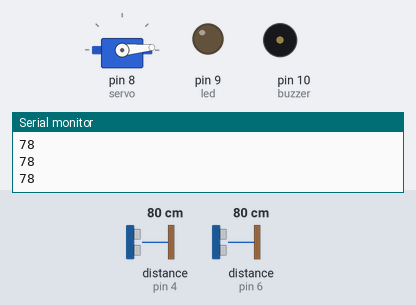
A sketch run on a simulated Arduino Uno, built with avr-gcc and run on an emulated ATmega328P. Shown: servo, output pins drawn as LEDs (lit = HIGH), buzzer (waves = sounding), the last lines printed to the serial monitor. Wiring (inferred from the names in the program): 2 × ultrasonic range finder: trigger pin 5, echo pin 4 / trigger pin 7, echo pin 6. The inputs (shaded band) are chosen by the test bench; at power-on: distance to the obstacle (sensors on pin 4, pin 6) 80 cm. The echo pulse lasts 58.3 µs per cm; pins used as bus, display or sensor lines are not drawn.

Above: at 1.2 s.
1.3 s: distance to the obstacle (sensor on pin 4) set to 8 cm
2.8 s: distance to the obstacle (sensor on pin 4) set to 5 cm
At 5.6 s:
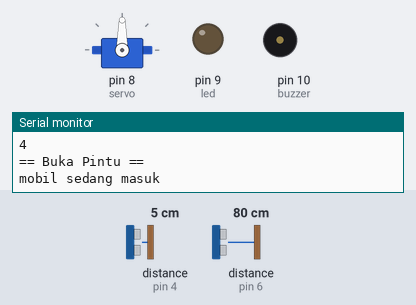
5.8 s: distance to the obstacle (sensor on pin 6) set to 13 cm
8.8 s: distance to the obstacle (sensor on pin 6) set to 10 cm
At 9.23 s:
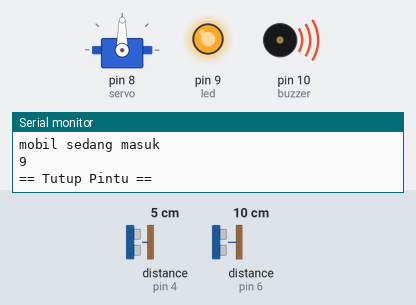
14.8 s: distance to the obstacle (sensor on pin 4) set to 9 cm
At 15.56 s:
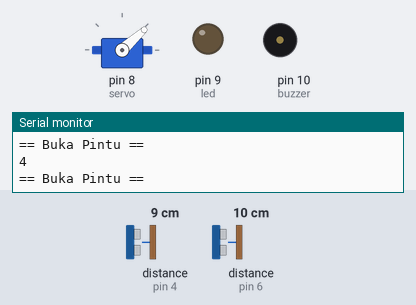
Timing chart, 0 to 17.8 s (numbered marks = the images above; inputs shaded):
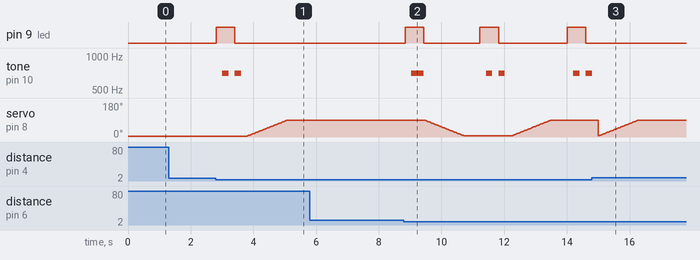

The sketch:

Code_Garasi_Otomatis.ino
```cpp
/*
 Code by RADEARSR www.rsrprojek.epizy.com
 ___________________________________________
 |Pin ARDUINO | Pin HC04-SR | Pin LAMPU LED |
 |            |             |               |
 |            |             |               |
 |            |             |               |
 |            |             |               |
 |            |             |               |
 |            |             |               |
 |            |             |               |

*/

#include <Servo.h>
Servo servo;


// Initialize Outdoor Sensor HC04-SR
const int oEchoPin = 4;
const int oTrigPin = 5;

// Initialize Indoor Sensor HC04-SR
const int iEchoPin = 6;
const int iTrigPin = 7;

// Initialize Buzzer & Led
const int led    = 9;
const int buzzer = 10;

// Variabel for result distance sensor
int outdoorSensor;
int indoorSensor;

int pos;


void setup() {
  servo.attach(8);
  servo.write(5);

  pinMode(oTrigPin, OUTPUT);
  pinMode(oEchoPin, INPUT);

  pinMode(iTrigPin, OUTPUT);
  pinMode(iEchoPin, INPUT);

  pinMode(led, OUTPUT);
  pinMode(buzzer, OUTPUT);

  Serial.begin(9600);
}

void loop() {

  int outdoorSensor = distanceCalc(oTrigPin, oEchoPin);

  int indoorSensor  = distanceCalc(iTrigPin, iEchoPin);

  Serial.println(outdoorSensor);

  if( outdoorSensor > 0 && outdoorSensor < 6 ){

    Serial.println("== Buka Pintu ==");
    openDoor();

    delay(500);

    while( indoorSensor >= 10 ){
        Serial.println("mobil sedang masuk");

        indoorSensor = distanceCalc(iTrigPin, iEchoPin);
        Serial.println(indoorSensor);

        if( indoorSensor <= 10 ){

          Serial.println("== Tutup Pintu ==");
          closeDoor();
          delay(500);
          Serial.println("Mobil sudah terparkir...");
          break;

        }

    }

  }

  else if( indoorSensor > 0 && indoorSensor < 10 ){

    Serial.println("Mobil berada didalam garasi");

    while( indoorSensor <= 10 ) {

      Serial.println("Mobil masih digarasi");

      Serial.println(indoorSensor);

      indoorSensor = distanceCalc(iTrigPin, iEchoPin);

      if( indoorSensor == 10 ){

        Serial.println("== Buka Pintu ==");
        openDoor();
        delay(500);
        Serial.println("Mobil terdeteksi sedang keluar");
        break;

      }

    }

    while( outdoorSensor > 5 ){

      Serial.println("Mobil sedang keluar");

      outdoorSensor = distanceCalc(oTrigPin, oEchoPin);

      Serial.println(outdoorSensor);

      if( outdoorSensor > 0 && outdoorSensor <= 6 ){

        Serial.println("== Tutup Pintu ==");

        Serial.println("Mobil sudah keluar garasi");
        delay(2000);
        closeDoor();
        delay(500);
        break;

      }

    }

  }

}


void openDoor(){
    digitalWrite(led, HIGH);
    delay(200);
    tone(buzzer, 700);
    delay(200);
    noTone(buzzer);
    delay(200);
    digitalWrite(led, LOW);
    tone(buzzer, 700);
    delay(200);
    noTone(buzzer);
    delay(200);

    for (pos = 6; pos <= 90; pos += 1) {
    servo.write(pos);
    delay(15);
  }
}


void closeDoor(){
    digitalWrite(led, HIGH);
    delay(200);
    tone(buzzer, 700);
    delay(400);
    digitalWrite(led, LOW);
    noTone(buzzer);

    for (pos = 90; pos >= 6; pos -= 1) {
    servo.write(pos);
    delay(15);
  }
}


int distanceCalc(int trig, int echo){
    digitalWrite(trig, LOW);
    delayMicroseconds(2);

    digitalWrite(trig, HIGH);
    delayMicroseconds(10);
    digitalWrite(trig, LOW);

    int duration  = pulseIn(echo, HIGH);
    int distance = duration * 0.034 / 2;

    return distance;

}
```

Measured:
- the behaviour switches between 7 and 6 cm on distance to the obstacle (sensor on pin 4) (found by bisection; images 0 and 1)
- the behaviour switches between 12 and 11 cm on distance to the obstacle (sensor on pin 6) (found by bisection; images 1 and 2)
- after the input at 2.8 s, pin 9 (led): LOW → HIGH at once, → LOW 0.60 s later; tone on pin 10 (buzzer): alternates 700 Hz for 0.20 s and silent for 0.20 s, 4 changes in all, then stays silent, starting after 0.21 s; servo on pin 8 (servo): moves from 5° to 90° over 1.3 s, starting after 1.0 s
- after the input at 8.8 s, pin 9 (led): goes HIGH 0.60 s, LOW 1.8 s, HIGH 0.60 s, LOW 2.2 s, HIGH 0.60 s, then LOW, starting at once; tone on pin 10 (buzzer): plays 700 Hz for 0.40 s, 700 Hz for 0.20 s, 700 Hz for 0.20 s, 700 Hz for 0.20 s, 700 Hz for 0.19 s, starting after 0.24 s
- after the input at 14.8 s, pin 9 (led): stays LOW (without the input it goes to HIGH after 2.0 s); tone on pin 10 (buzzer): goes on until 14.8 s, then stays silent; servo on pin 8 (servo): goes on until 16.3 s, then stays 90°
